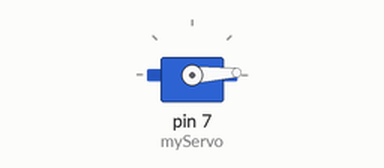
This sketch was run on a simulated Arduino Uno, built with avr-gcc and run on an emulated ATmega328P. Parts: servo.

Above: at 0.05 s.
At 2.05 s:
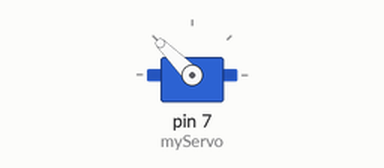
At 4.1 s:
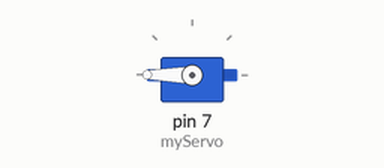
At 8.15 s:
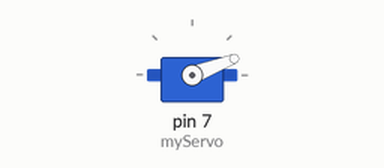
Timing chart, 0 to 14.9 s (numbered marks = the images above):
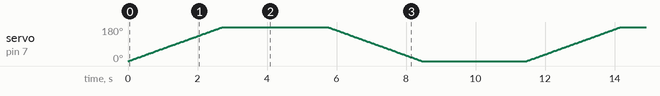

The sketch:

project_32_code.ino
```cpp
#include <Servo.h>         // Include Servo motor library

Servo myServo;             // Create a servo object
int position = 0;          // To store servo angle

void setup() {
  myServo.attach(7);       // Attach servo signal to pin 7
}

void loop() {
  // Move from 0° to 180°
  for (position = 0; position <= 180; position++) {
    myServo.write(position);     // Move servo to current position
    delay(15);                   // Delay for smooth motion (15ms)
  }

  delay(3000);  // Optional pause at 180°

  // Move from 180° back to 0°
  for (position = 180; position >= 0; position--) {
    myServo.write(position);     // Move servo back
    delay(15);
  }

  delay(3000);  // Optional pause at 0°
}
```
